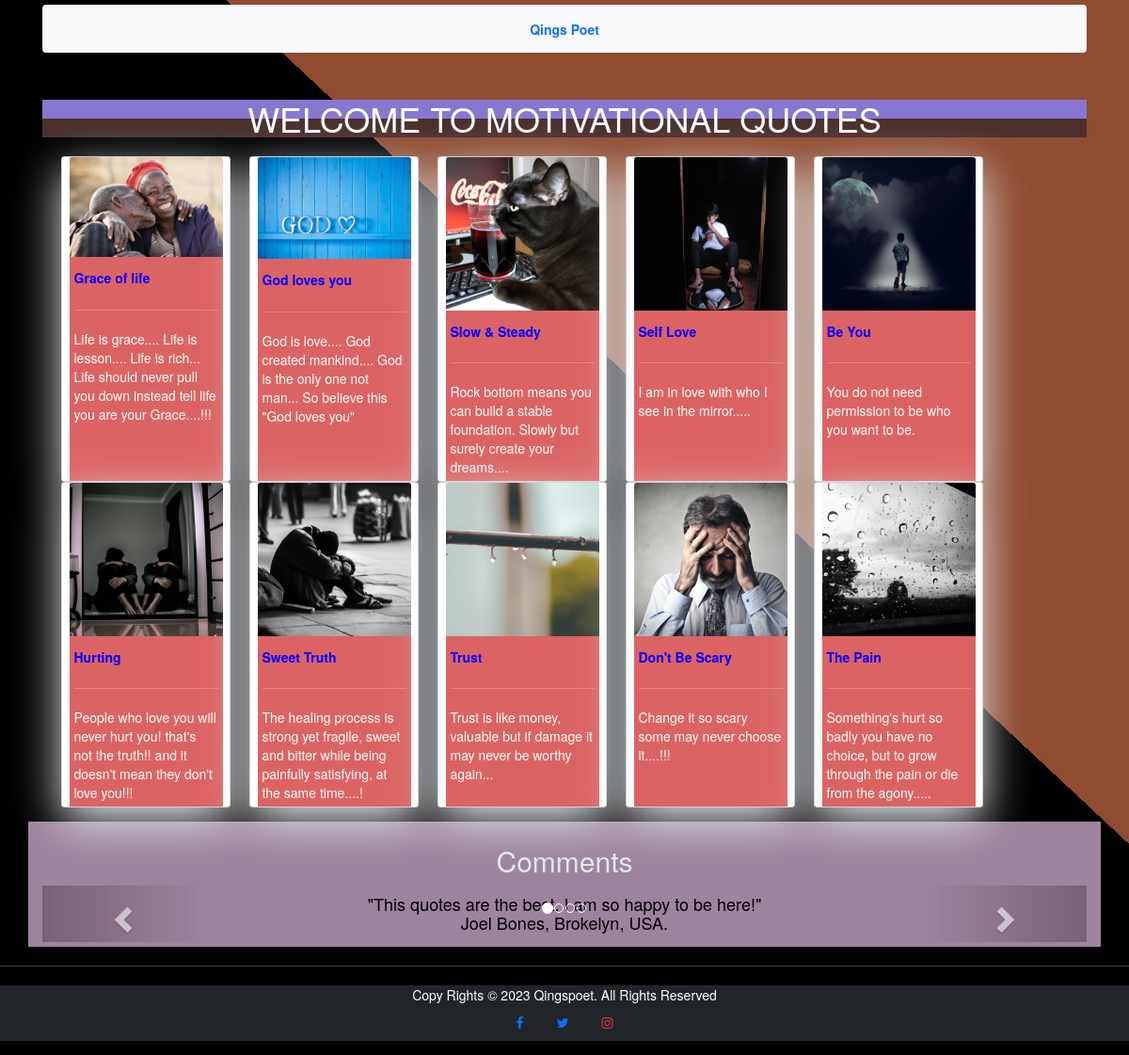
The page /qings/quotes on the database as committed earlier.
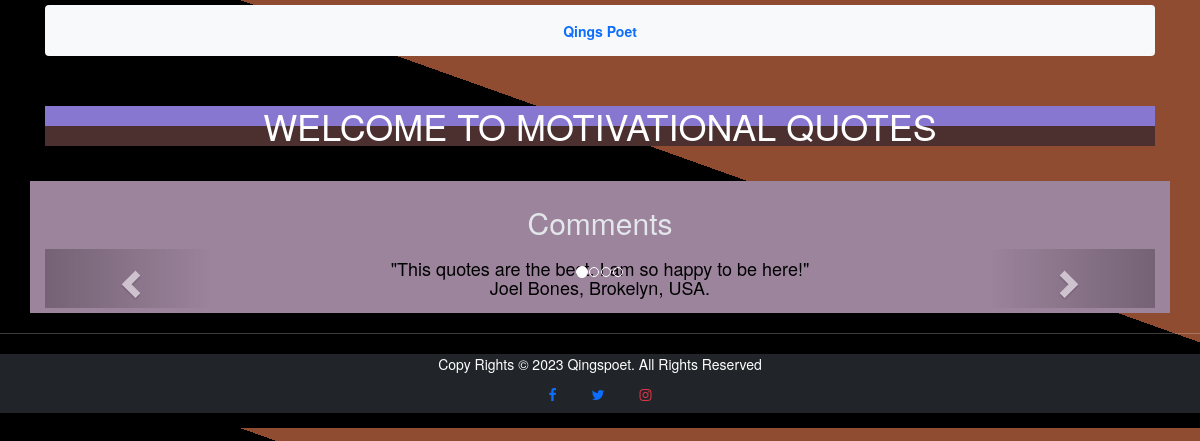
The same page on the database as committed later.
### qings/models.py (models this page shows, shortened)
class Quote(models.Model):
    title = models.CharField(max_length=200)
    image = models.ImageField(upload_to='static/%y')
    description = models.TextField()

### qings/views.py (the view)
# urls.py: path("quotes", views.quotes, name="quotes"),
def quotes(request):
    quotes = Quote.objects.all()
    if quotes is not None:
        return render(request, "qings/quotes.html", {"quotes": quotes})
    else:
        raise Http404('Not accepted!')

### qings/templates/qings/quotes.html (shortened to what this page needs)
{% extends "qings/layout.html" %}
{% load static %}
{% block body %}
        <div class="container" style="width: 100%;">
            <nav class="navbar navbar-expand-lg navbar-light bg-light d-inline-flex p-2 bd-highlight">
            <div class="container-fluid">
                <a class="btn btn-outline-primary btn-floating m-1" href="{% url 'index' %}"><strong>Qings Poet</strong></a>
            </div>
            </nav>
        </div>
        <div class="container">
            <header>
                <div class="zoom">
                    <h1 style="color: white;">WELCOME TO MOTIVATIONAL QUOTES</h1>
                </div>
            </header>
        </div>
        <section>
            <div class="container" style="width: 100%;">
                <div class="row mx-3 mb-3">
                    {% for quote in quotes %}
                    <div class="card mx-3" style="width: 18rem; box-shadow: 0 16px 48px #E3E7EB;">
                        <img src="{{ quote.image.url }}" class="card-img-top" alt="{{ quote.image.url }}">
                        <div class="card-body" style="background-color: rgb(220, 99, 99);">
                        <h5 class="card-title" style="color: blue;"><b>{{ quote.title }}</b></h5>
                        <hr>
                        <p class="card-text" style="color: white;">{{ quote.description }}</p>
                        </div>
                    </div>
                    {% endfor %}
                </div>
            </div>
        </section>
        <div class="container" style="background-color: rgb(156, 132, 156); width:auto; text-align: center; color: #E3E7EB;">
            <h2>Comments</h2>
            <div id="myCarousel" class="carousel slide text-center" data-ride="carousel">
            <ol class="carousel-indicators">
                <li data-target="#myCarousel" data-slide-to="0" class="active"></li>
                <li data-target="#myCarousel" data-slide-to="1"></li>
                <li data-target="#myCarousel" data-slide-to="2"></li>
                <li data-target="#myCarousel" data-slide-to="3"></li>
            </ol>
                <div class="carousel-inner" role="listbox" style="color: black;">
                    <div class="item active">
                    <h4>"This quotes are the best. I am so happy to be here!"<br><span>Joel Bones, Brokelyn, USA.</span></h4>
                    </div>
                </div>
            <a class="left carousel-control" href="#myCarousel" role="button" data-slide="prev">
                <span class="glyphicon glyphicon-chevron-left" aria-hidden="true"></span>
            </a>
            <a class="right carousel-control" href="#myCarousel" role="button" data-slide="next">
                <span class="glyphicon glyphicon-chevron-right" aria-hidden="true"></span>
            </a>
            </div>
        </div>
{% endblock %}

Rows that differ between the two databases and show on the page:
removed Quote: image (picture), title "Grace of life", description "Life is grace.... Life is lesson.... Life is rich... Life should never pull you down instead tell life you are your Grace....!!!"
removed Quote: image (picture), title "God loves you", description "God is love.... God created mankind.... God is the only one not man... So believe this \"God loves you\""
removed Quote: image (picture), title "Slow & Steady", description "Rock bottom means you can build a stable foundation. Slowly but surely create your dreams...."
removed Quote: image (picture), title "Self Love", description "I am in love with who I see in the mirror....."
removed Quote: image (picture), title "Be You", description "You do not need permission to be who you want to be."
removed Quote: image (picture), title "Hurting", description "People who love you will never hurt you! that's not the truth!! and it doesn't mean they don't love you!!!"
removed Quote: image (picture), title "Sweet Truth", description "The healing process is strong yet fragile, sweet and bitter while being painfully satisfying, at the same time....!"
removed Quote: image (picture), title "Trust", description "Trust is like money, valuable but if damage it may never be worthy again..."
removed Quote: image (picture), title "Don't Be Scary", description "Change it so scary some may never choose it....!!!"
removed Quote: image (picture), title "The Pain", description "Something's hurt so badly you have no choice, but to grow through the pain or die from the agony....."
